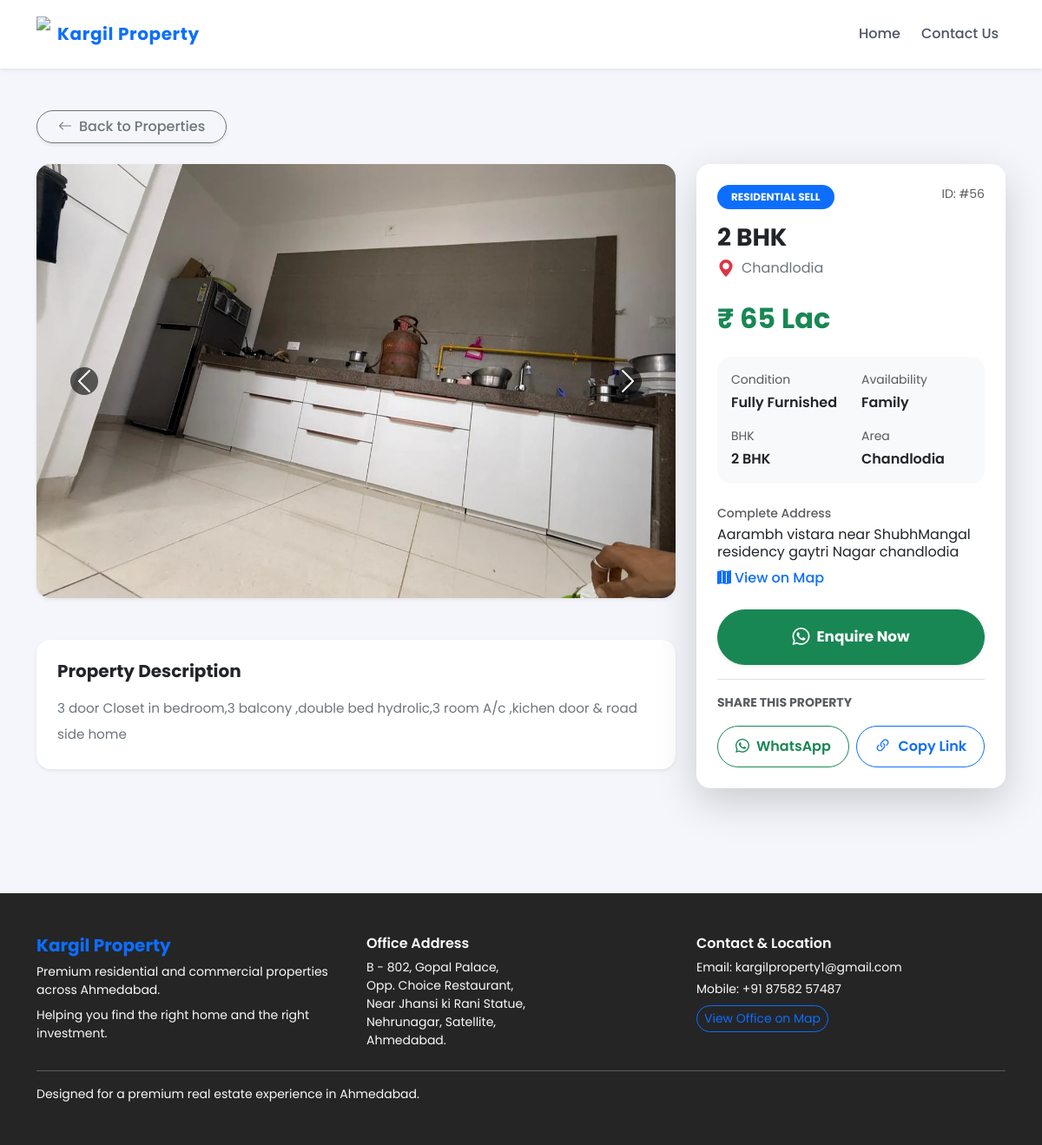
The page /property-details.php?id=56&return=/ on the database its author committed.
### tables this page shows
CREATE TABLE IF NOT EXISTS `tbl_property` (
  `id` int NOT NULL AUTO_INCREMENT,
  `owner_name` varchar(100) DEFAULT NULL,
  `owner_mobile` varchar(10) DEFAULT NULL,
  `price` varchar(20) DEFAULT NULL,
  `type` varchar(50) DEFAULT NULL,
  `area` varchar(50) DEFAULT NULL,
  `address` varchar(255) DEFAULT NULL,
  `bhk` varchar(20) DEFAULT NULL,
  `property_condition` varchar(50) DEFAULT NULL,
  `availability` varchar(50) DEFAULT NULL,
  `created_by` varchar(100) DEFAULT NULL,
  `address_link` text,
  `description` text,
  `note` text,
  `call_status` enum('DNP','callback','Available') DEFAULT NULL,
  `call_status_date` date DEFAULT NULL,
  `status` enum('pending','approved') DEFAULT 'pending',
  `created_at` timestamp NULL DEFAULT CURRENT_TIMESTAMP,
  PRIMARY KEY (`id`),
  UNIQUE KEY `owner_mobile` (`owner_mobile`)
);

### property-details.php (the view, shortened to what this page needs)
<?php
include "includes/config.php";
$id = (int)($_GET['id'] ?? 0);
$p = null;
if ($id > 0) {
    $stmt = mysqli_prepare(
        $con,
        "SELECT * FROM tbl_property WHERE id = ? AND status='approved' LIMIT 1"
    );
    mysqli_stmt_bind_param($stmt, "i", $id);
    mysqli_stmt_execute($stmt);
    $res = mysqli_stmt_get_result($stmt);
    $p = mysqli_fetch_assoc($res);
}
include "includes/header.php";
$images = [];
$q = mysqli_prepare(
    $con,
    "SELECT image FROM tbl_property_images WHERE property_id=?"
);
mysqli_stmt_bind_param($q, "i", $id);
mysqli_stmt_execute($q);
$r = mysqli_stmt_get_result($q);
while ($img = mysqli_fetch_assoc($r)) {
    $images[] = $img['image'];
}
$whatsapp_number = "918758257487";
$message = rawurlencode(
    "Hi, I am interested in Property ID #".$p['id'].
    "\nType: ".$p['type'].
    "\nBHK: ".$p['bhk'].
    "\nArea: ".$p['area'].
    "\nPrice: ₹ ".$p['price']
);
?>
<div class="container container-fluid py-5">
  <div class="mb-4">
    <button id="backBtn" class="btn btn-outline-secondary rounded-pill px-4 shadow-sm fw-medium">
      <i class="bi bi-arrow-left me-2"></i>Back to Properties
    </button>
  </div>
  <div class="row g-4">
    <div class="col-lg-8">
      <div id="carousel" class="carousel slide mb-5 shadow-sm rounded-4 overflow-hidden" data-bs-ride="carousel">
        <div class="carousel-inner">
          <?php if ($images) {
            foreach ($images as $k => $img) { ?>
              <div class="carousel-item <?= $k === 0 ? 'active' : '' ?>">
                <img src="uploads/<?= htmlspecialchars($img) ?>"
                     class="d-block w-100"
                     style="height:500px;object-fit:cover"
                     loading="lazy">
              </div>
          <?php }} ?>
        </div>
        <?php if (count($images) > 1) { ?>
          <button class="carousel-control-prev" type="button"
                  data-bs-target="#carousel" data-bs-slide="prev">
            <span class="carousel-control-prev-icon"></span>
          </button>
          <button class="carousel-control-next" type="button"
                  data-bs-target="#carousel" data-bs-slide="next">
            <span class="carousel-control-next-icon"></span>
          </button>
        <?php } ?>
      </div>
      <?php if (!empty($p['description'])) { ?>
        <div class="card shadow-sm border-0 rounded-4 mb-4">
          <div class="card-body p-4">
            <h5 class="fw-bold mb-3 text-dark">Property Description</h5>
            <p class="text-secondary lh-lg mb-0" style="font-size:0.95rem;">
              <?= nl2br(htmlspecialchars($p['description'])) ?>
            </p>
          </div>
        </div>
      <?php } ?>
    </div>
    <div class="col-lg-4">
      <div class="sticky-top" style="top: 100px; z-index: 1000;">
        <div class="card shadow-lg border-0 rounded-4 mb-4">
          <div class="card-body p-4">
            <div class="d-flex justify-content-between align-items-start mb-2">
              <span class="badge bg-primary text-uppercase px-3 py-2 rounded-pill fs-7">
                <?= htmlspecialchars($p['type']) ?>
              </span>
              <span class="text-muted small">ID: #<?= $p['id'] ?></span>
            </div>
            <h3 class="fw-bold text-dark mt-3 mb-1">
              <?= htmlspecialchars($p['bhk']) ?>
            </h3>
            <p class="text-secondary mb-4 align-items-center d-flex">
              <i class="bi bi-geo-alt-fill text-danger fs-5 me-2"></i>
              <?= htmlspecialchars($p['area']) ?>
            </p>
            <h2 class="text-success fw-bolder mb-4">
              ₹ <?= htmlspecialchars($p['price']) ?>
            </h2>
            <div class="bg-light rounded-4 p-3 mb-4">
              <div class="row gy-3">
                <div class="col-6">
                  <div class="text-muted small mb-1">Condition</div>
                  <div class="fw-semibold text-dark text-capitalize"><?= htmlspecialchars($p['property_condition']) ?></div>
                </div>
                <div class="col-6">
                  <div class="text-muted small mb-1">Availability</div>
                  <div class="fw-semibold text-dark text-capitalize"><?= htmlspecialchars($p['availability']) ?></div>
                </div>
                <div class="col-6">
                  <div class="text-muted small mb-1">BHK</div>
                  <div class="fw-semibold text-dark"><?= htmlspecialchars($p['bhk']) ?></div>
                </div>
                <div class="col-6">
                  <div class="text-muted small mb-1">Area</div>
                  <div class="fw-semibold text-dark"><?= htmlspecialchars($p['area']) ?></div>
                </div>
              </div>
            </div>
            <?php if (!empty($p['address'])) { ?>
              <div class="mb-4">
                <div class="text-muted small mb-1 fw-medium">Complete Address</div>
                <p class="mb-2 text-dark fs-6 lh-sm">
                  <?= nl2br(htmlspecialchars($p['address'])) ?>
                </p>
                <?php if (!empty($p['address_link'])) { ?>
                  <a href="<?= htmlspecialchars($p['address_link']) ?>"
                     target="_blank"
                     class="text-decoration-none text-primary fs-7 fw-medium d-inline-flex align-items-center">
                    <i class="bi bi-map-fill me-1"></i> View on Map
                  </a>
                <?php } ?>
              </div>
            <?php } ?>
            <a href="https://api.whatsapp.com/send?phone=<?= $whatsapp_number ?>&text=<?= $message ?>"
               target="_blank"
               class="btn btn-success fw-bold w-100 py-3 rounded-pill shadow-sm d-flex justify-content-center align-items-center gap-2 mb-3"
               style="font-size: 1.05rem;">
              <i class="bi bi-whatsapp fs-5"></i> Enquire Now
            </a>
            <div class="pt-3 border-top">
              <p class="text-muted small fw-bold text-uppercase mb-3">Share this Property</p>
              <div class="d-flex gap-2">
                <a href="https://api.whatsapp.com/send?text=Check out this property on Kargil Property: <?= rawurlencode('http://' . $_SERVER['HTTP_HOST'] . $_SERVER['REQUEST_URI']) ?>"
                   target="_blank"
                   class="btn btn-outline-success flex-grow-1 rounded-pill d-flex align-items-center justify-content-center gap-2 py-2 small fw-semibold">
                  <i class="bi bi-whatsapp"></i> WhatsApp
                </a>
                <button id="copyShareLink"
                        class="btn btn-outline-primary flex-grow-1 rounded-pill d-flex align-items-center justify-content-center gap-2 py-2 small fw-semibold"
                        data-url="<?= 'http://' . $_SERVER['HTTP_HOST'] . $_SERVER['REQUEST_URI'] ?>">
                  <i class="bi bi-link-45deg fs-5"></i> Copy Link
                </button>
              </div>
            </div>
          </div>
        </div>
      </div>
    </div>
  </div>
</div>
<?php include "includes/footer.php"; ?>

### assets/css/index.css (style rules this page uses)
body { font-family: 'Poppins', -apple-system, BlinkMacSystemFont, 'Segoe UI', sans-serif; background-color: #f5f6fb; color: #111827; overflow-x: hidden; }
.carousel-control-prev, .carousel-control-next { opacity: 1; }
.carousel-control-prev-icon, .carousel-control-next-icon { background-color: rgba(0,0,0,0.6); border-radius: 50%; padding: 12px; }

### rows shown on the page
tbl_property: description "3 door Closet in bedroom,3 balcony ,double bed hydrolic,3 room A/c ,kichen door & road side home", type "RESIDENTIAL SELL", id "56", bhk "2 BHK", area "Chandlodia", price "65 Lac", property_condition "Fully Furnished", availability "Family", address "Aarambh vistara near ShubhMangal residency gaytri Nagar chandlodia"
